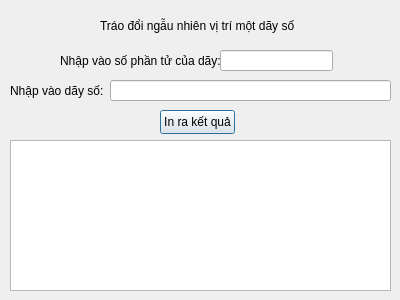
<?xml version="1.0" encoding="UTF-8"?>
<ui version="4.0">
 <class>Bai11_Tuan1</class>
 <widget class="QDialog" name="Bai11_Tuan1">
  <property name="geometry">
   <rect>
    <x>0</x>
    <y>0</y>
    <width>400</width>
    <height>300</height>
   </rect>
  </property>
  <property name="windowTitle">
   <string>Bai11_Tuan1</string>
  </property>
  <widget class="QTextEdit" name="textEdit">
   <property name="geometry">
    <rect>
     <x>10</x>
     <y>140</y>
     <width>381</width>
     <height>151</height>
    </rect>
   </property>
  </widget>
  <widget class="QLabel" name="label_2">
   <property name="geometry">
    <rect>
     <x>60</x>
     <y>50</y>
     <width>161</width>
     <height>21</height>
    </rect>
   </property>
   <property name="text">
    <string>Nhập vào số phần tử của dãy:</string>
   </property>
  </widget>
  <widget class="QLineEdit" name="lineEdit">
   <property name="geometry">
    <rect>
     <x>220</x>
     <y>50</y>
     <width>113</width>
     <height>21</height>
    </rect>
   </property>
  </widget>
  <widget class="QLabel" name="label">
   <property name="geometry">
    <rect>
     <x>100</x>
     <y>10</y>
     <width>201</width>
     <height>31</height>
    </rect>
   </property>
   <property name="text">
    <string>Tráo đổi ngẫu nhiên vị trí một dãy số</string>
   </property>
  </widget>
  <widget class="QPushButton" name="pushButton">
   <property name="geometry">
    <rect>
     <x>160</x>
     <y>110</y>
     <width>75</width>
     <height>24</height>
    </rect>
   </property>
   <property name="text">
    <string>In ra kết quả</string>
   </property>
  </widget>
  <widget class="QLabel" name="label_3">
   <property name="geometry">
    <rect>
     <x>10</x>
     <y>80</y>
     <width>101</width>
     <height>21</height>
    </rect>
   </property>
   <property name="text">
    <string>Nhập vào dãy số:</string>
   </property>
  </widget>
  <widget class="QLineEdit" name="lineEdit_2">
   <property name="geometry">
    <rect>
     <x>110</x>
     <y>80</y>
     <width>281</width>
     <height>21</height>
    </rect>
   </property>
  </widget>
 </widget>
 <layoutdefault spacing="6" margin="11"/>
 <resources/>
 <connections/>
</ui>
